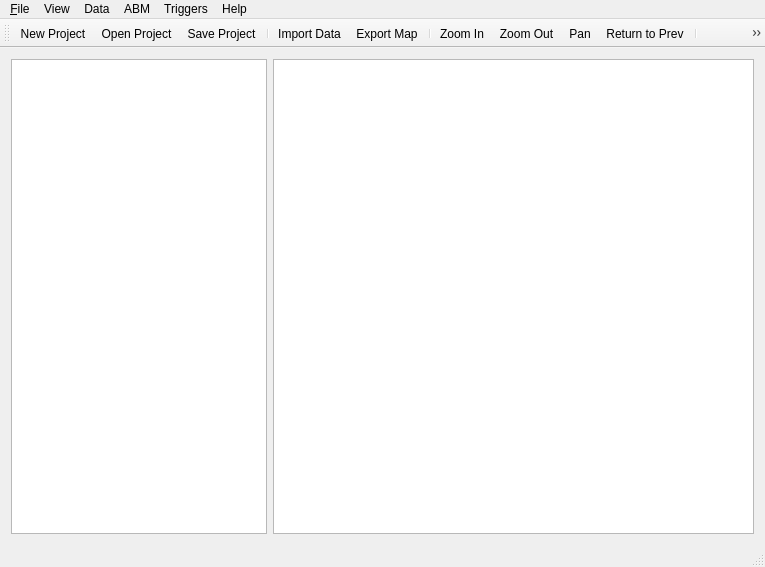
<?xml version="1.0" encoding="UTF-8"?>
<ui version="4.0">
 <class>ABMWEClass</class>
 <widget class="QMainWindow" name="ABMWEClass">
  <property name="geometry">
   <rect>
    <x>0</x>
    <y>0</y>
    <width>765</width>
    <height>567</height>
   </rect>
  </property>
  <property name="sizePolicy">
   <sizepolicy hsizetype="Expanding" vsizetype="Expanding">
    <horstretch>0</horstretch>
    <verstretch>1</verstretch>
   </sizepolicy>
  </property>
  <property name="windowTitle">
   <string>ABMWE</string>
  </property>
  <property name="autoFillBackground">
   <bool>false</bool>
  </property>
  <widget class="QWidget" name="centralWidget">
   <property name="sizePolicy">
    <sizepolicy hsizetype="Expanding" vsizetype="Expanding">
     <horstretch>1</horstretch>
     <verstretch>1</verstretch>
    </sizepolicy>
   </property>
   <layout class="QGridLayout" name="gridLayout">
    <item row="0" column="0">
     <widget class="QTreeView" name="treeView">
      <property name="enabled">
       <bool>true</bool>
      </property>
      <property name="sizePolicy">
       <sizepolicy hsizetype="Fixed" vsizetype="Expanding">
        <horstretch>0</horstretch>
        <verstretch>0</verstretch>
       </sizepolicy>
      </property>
     </widget>
    </item>
    <item row="0" column="1">
     <widget class="MainWindowView" name="graphicsView">
      <property name="sizePolicy">
       <sizepolicy hsizetype="Expanding" vsizetype="Expanding">
        <horstretch>0</horstretch>
        <verstretch>1</verstretch>
       </sizepolicy>
      </property>
     </widget>
    </item>
   </layout>
  </widget>
  <widget class="QMenuBar" name="menuBar">
   <property name="geometry">
    <rect>
     <x>0</x>
     <y>0</y>
     <width>765</width>
     <height>21</height>
    </rect>
   </property>
   <widget class="QMenu" name="menuFile">
    <property name="title">
     <string>&amp;File</string>
    </property>
    <addaction name="actionNew_Project"/>
    <addaction name="actionOpen_Project"/>
    <addaction name="actionSave_Project"/>
    <addaction name="separator"/>
    <addaction name="actionExit"/>
   </widget>
   <widget class="QMenu" name="menuView">
    <property name="title">
     <string>View</string>
    </property>
    <addaction name="actionZoom_In"/>
    <addaction name="actionZoom_Out"/>
    <addaction name="actionPan"/>
    <addaction name="actionReturn_to_Prev"/>
    <addaction name="separator"/>
   </widget>
   <widget class="QMenu" name="menuABM">
    <property name="title">
     <string>ABM</string>
    </property>
    <addaction name="actionConfigure_Model"/>
    <addaction name="actionRun_Model"/>
    <addaction name="actionPause"/>
    <addaction name="actionReset_Model"/>
   </widget>
   <widget class="QMenu" name="menuData">
    <property name="title">
     <string>Data</string>
    </property>
    <addaction name="actionImport_Data"/>
    <addaction name="actionExport"/>
    <addaction name="actionExport_Map"/>
   </widget>
   <widget class="QMenu" name="menuTriggers">
    <property name="title">
     <string>Triggers</string>
    </property>
    <addaction name="actionTrigger_Buffer"/>
    <addaction name="actionTrigger_Points"/>
   </widget>
   <widget class="QMenu" name="menuHelp">
    <property name="title">
     <string>Help</string>
    </property>
    <addaction name="actionHelp"/>
    <addaction name="actionAbout_ABMWE"/>
   </widget>
   <addaction name="menuFile"/>
   <addaction name="menuView"/>
   <addaction name="menuData"/>
   <addaction name="menuABM"/>
   <addaction name="menuTriggers"/>
   <addaction name="menuHelp"/>
  </widget>
  <widget class="QToolBar" name="mainToolBar">
   <property name="sizePolicy">
    <sizepolicy hsizetype="Expanding" vsizetype="Expanding">
     <horstretch>0</horstretch>
     <verstretch>0</verstretch>
    </sizepolicy>
   </property>
   <property name="autoFillBackground">
    <bool>false</bool>
   </property>
   <attribute name="toolBarArea">
    <enum>TopToolBarArea</enum>
   </attribute>
   <attribute name="toolBarBreak">
    <bool>false</bool>
   </attribute>
   <addaction name="actionNew_Project"/>
   <addaction name="actionOpen_Project"/>
   <addaction name="actionSave_Project"/>
   <addaction name="separator"/>
   <addaction name="actionImport_Data"/>
   <addaction name="actionExport_Map"/>
   <addaction name="separator"/>
   <addaction name="actionZoom_In"/>
   <addaction name="actionZoom_Out"/>
   <addaction name="actionPan"/>
   <addaction name="actionReturn_to_Prev"/>
   <addaction name="separator"/>
   <addaction name="actionConfigure_Model"/>
   <addaction name="actionRun_Model"/>
   <addaction name="actionPause"/>
   <addaction name="actionReset_Model"/>
   <addaction name="separator"/>
   <addaction name="actionTrigger_Buffer"/>
   <addaction name="actionTrigger_Points"/>
  </widget>
  <widget class="QStatusBar" name="statusBar"/>
  <action name="actionNew_Project">
   <property name="icon">
    <iconset>
     <normalon>:/ABMWE/Resources/newfile.png</normalon>
    </iconset>
   </property>
   <property name="text">
    <string>New Project</string>
   </property>
   <property name="shortcut">
    <string>Ctrl+N</string>
   </property>
  </action>
  <action name="actionOpen_Project">
   <property name="icon">
    <iconset>
     <normalon>:/ABMWE/Resources/openfile.png</normalon>
    </iconset>
   </property>
   <property name="text">
    <string>Open Project</string>
   </property>
   <property name="shortcut">
    <string>Ctrl+O</string>
   </property>
  </action>
  <action name="actionSave_Project">
   <property name="icon">
    <iconset>
     <normalon>:/ABMWE/Resources/savefile.png</normalon>
    </iconset>
   </property>
   <property name="text">
    <string>Save Project</string>
   </property>
   <property name="shortcut">
    <string>Ctrl+S</string>
   </property>
  </action>
  <action name="actionExit">
   <property name="text">
    <string>Exit</string>
   </property>
  </action>
  <action name="actionZoom_In">
   <property name="icon">
    <iconset>
     <normalon>:/ABMWE/zoomin.png</normalon>
    </iconset>
   </property>
   <property name="text">
    <string>Zoom In</string>
   </property>
   <property name="shortcut">
    <string>Ctrl+=</string>
   </property>
  </action>
  <action name="actionZoom_Out">
   <property name="icon">
    <iconset>
     <normalon>:/ABMWE/zoomout.png</normalon>
    </iconset>
   </property>
   <property name="text">
    <string>Zoom Out</string>
   </property>
   <property name="toolTip">
    <string>Zoom Out</string>
   </property>
   <property name="shortcut">
    <string>Ctrl+-</string>
   </property>
  </action>
  <action name="actionReturn_to_Prev">
   <property name="icon">
    <iconset>
     <normalon>:/ABMWE/return.png</normalon>
    </iconset>
   </property>
   <property name="text">
    <string>Return to Prev</string>
   </property>
   <property name="shortcut">
    <string>Ctrl+Backspace</string>
   </property>
  </action>
  <action name="actionConfigure_Model">
   <property name="icon">
    <iconset>
     <normalon>:/ABMWE/configureModel.png</normalon>
    </iconset>
   </property>
   <property name="text">
    <string>Configure Model</string>
   </property>
  </action>
  <action name="actionRun_Model">
   <property name="icon">
    <iconset>
     <normalon>:/ABMWE/run.png</normalon>
    </iconset>
   </property>
   <property name="text">
    <string>Run Model</string>
   </property>
   <property name="shortcut">
    <string>Ctrl+R</string>
   </property>
  </action>
  <action name="actionPause">
   <property name="icon">
    <iconset>
     <normalon>:/ABMWE/pause.png</normalon>
    </iconset>
   </property>
   <property name="text">
    <string>Pause Simulation</string>
   </property>
   <property name="shortcut">
    <string>Ctrl+P</string>
   </property>
  </action>
  <action name="actionImport_Data">
   <property name="icon">
    <iconset>
     <normalon>:/ABMWE/importdata.png</normalon>
    </iconset>
   </property>
   <property name="text">
    <string>Import Data</string>
   </property>
  </action>
  <action name="actionReset_Model">
   <property name="icon">
    <iconset>
     <normalon>:/ABMWE/reset.png</normalon>
    </iconset>
   </property>
   <property name="text">
    <string>Reset Model</string>
   </property>
  </action>
  <action name="actionTrigger_Buffer">
   <property name="icon">
    <iconset>
     <normalon>:/ABMWE/buffer.png</normalon>
    </iconset>
   </property>
   <property name="text">
    <string>Trigger Buffer</string>
   </property>
  </action>
  <action name="actionTrigger_Points">
   <property name="icon">
    <iconset>
     <normalon>:/ABMWE/point1.png</normalon>
    </iconset>
   </property>
   <property name="text">
    <string>Trigger Points</string>
   </property>
  </action>
  <action name="actionHelp">
   <property name="icon">
    <iconset>
     <normalon>:/ABMWE/help.png</normalon>
    </iconset>
   </property>
   <property name="text">
    <string>Help</string>
   </property>
  </action>
  <action name="actionAbout_ABMWE">
   <property name="text">
    <string>About ABMWE</string>
   </property>
  </action>
  <action name="actionExport">
   <property name="text">
    <string>Export</string>
   </property>
  </action>
  <action name="actionExport_Map">
   <property name="icon">
    <iconset>
     <normalon>:/ABMWE/exportmap.png</normalon>
    </iconset>
   </property>
   <property name="text">
    <string>Export Map</string>
   </property>
  </action>
  <action name="actionPan">
   <property name="icon">
    <iconset>
     <normalon>:/ABMWE/draghand.png</normalon>
    </iconset>
   </property>
   <property name="text">
    <string>Pan</string>
   </property>
  </action>
 </widget>
 <layoutdefault spacing="6" margin="11"/>
 <customwidgets>
  <customwidget>
   <class>MainWindowView</class>
   <extends>QGraphicsView</extends>
   <header>mainwindowview.h</header>
  </customwidget>
 </customwidgets>
 <resources>
  <include location="abmwe.qrc"/>
 </resources>
 <connections/>
</ui>
